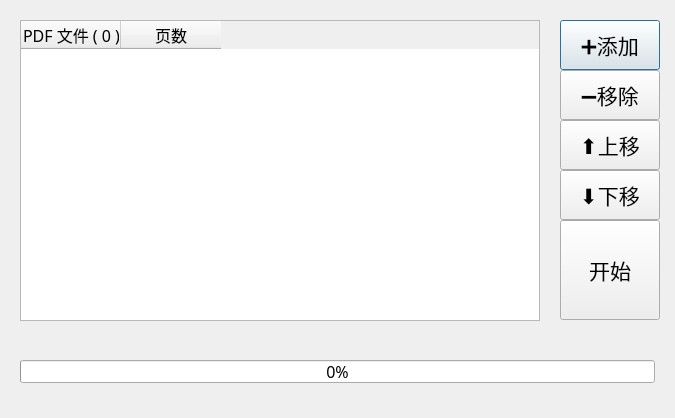
<?xml version="1.0" encoding="UTF-8"?>
<ui version="4.0">
 <class>Merge_QDialog</class>
 <widget class="QDialog" name="Merge_QDialog">
  <property name="geometry">
   <rect>
    <x>0</x>
    <y>0</y>
    <width>675</width>
    <height>418</height>
   </rect>
  </property>
  <property name="windowTitle">
   <string>PDF合并</string>
  </property>
  <property name="windowIcon">
   <iconset resource="img.qrc">
    <normaloff>:/img/PDF合并.ico</normaloff>:/img/PDF合并.ico</iconset>
  </property>
  <widget class="QPushButton" name="pushButton_w2_add">
   <property name="geometry">
    <rect>
     <x>560</x>
     <y>20</y>
     <width>100</width>
     <height>50</height>
    </rect>
   </property>
   <property name="font">
    <font>
     <family>微软雅黑</family>
     <pointsize>16</pointsize>
    </font>
   </property>
   <property name="text">
    <string>➕添加</string>
   </property>
  </widget>
  <widget class="QPushButton" name="pushButton_w2_remove">
   <property name="geometry">
    <rect>
     <x>560</x>
     <y>70</y>
     <width>100</width>
     <height>50</height>
    </rect>
   </property>
   <property name="font">
    <font>
     <family>微软雅黑</family>
     <pointsize>16</pointsize>
    </font>
   </property>
   <property name="text">
    <string>➖移除</string>
   </property>
  </widget>
  <widget class="QPushButton" name="pushButton_w2_up">
   <property name="geometry">
    <rect>
     <x>560</x>
     <y>120</y>
     <width>100</width>
     <height>50</height>
    </rect>
   </property>
   <property name="font">
    <font>
     <family>微软雅黑</family>
     <pointsize>16</pointsize>
    </font>
   </property>
   <property name="text">
    <string>⬆上移</string>
   </property>
  </widget>
  <widget class="QPushButton" name="pushButton_w2_down">
   <property name="geometry">
    <rect>
     <x>560</x>
     <y>170</y>
     <width>100</width>
     <height>50</height>
    </rect>
   </property>
   <property name="font">
    <font>
     <family>微软雅黑</family>
     <pointsize>16</pointsize>
    </font>
   </property>
   <property name="text">
    <string>⬇下移</string>
   </property>
  </widget>
  <widget class="QPushButton" name="pushButton_w2_start">
   <property name="geometry">
    <rect>
     <x>560</x>
     <y>220</y>
     <width>100</width>
     <height>100</height>
    </rect>
   </property>
   <property name="font">
    <font>
     <family>微软雅黑</family>
     <pointsize>16</pointsize>
    </font>
   </property>
   <property name="text">
    <string>开始</string>
   </property>
  </widget>
  <widget class="QProgressBar" name="progressBar_w2_bar">
   <property name="geometry">
    <rect>
     <x>20</x>
     <y>360</y>
     <width>635</width>
     <height>23</height>
    </rect>
   </property>
   <property name="font">
    <font>
     <family>微软雅黑</family>
     <pointsize>12</pointsize>
    </font>
   </property>
   <property name="value">
    <number>0</number>
   </property>
  </widget>
  <widget class="QTableWidget" name="tableWidget_w2_fileList">
   <property name="geometry">
    <rect>
     <x>20</x>
     <y>20</y>
     <width>520</width>
     <height>301</height>
    </rect>
   </property>
   <property name="lineWidth">
    <number>0</number>
   </property>
   <property name="showGrid">
    <bool>true</bool>
   </property>
   <property name="gridStyle">
    <enum>Qt::SolidLine</enum>
   </property>
   <column>
    <property name="text">
     <string>PDF 文件 ( 0 )</string>
    </property>
    <property name="font">
     <font>
      <family>微软雅黑</family>
      <pointsize>12</pointsize>
     </font>
    </property>
    <property name="textAlignment">
     <set>AlignLeading|AlignVCenter</set>
    </property>
   </column>
   <column>
    <property name="text">
     <string>页数</string>
    </property>
    <property name="font">
     <font>
      <family>微软雅黑</family>
      <pointsize>12</pointsize>
     </font>
    </property>
    <property name="textAlignment">
     <set>AlignCenter</set>
    </property>
   </column>
  </widget>
 </widget>
 <resources>
  <include location="img.qrc"/>
 </resources>
 <connections/>
</ui>
